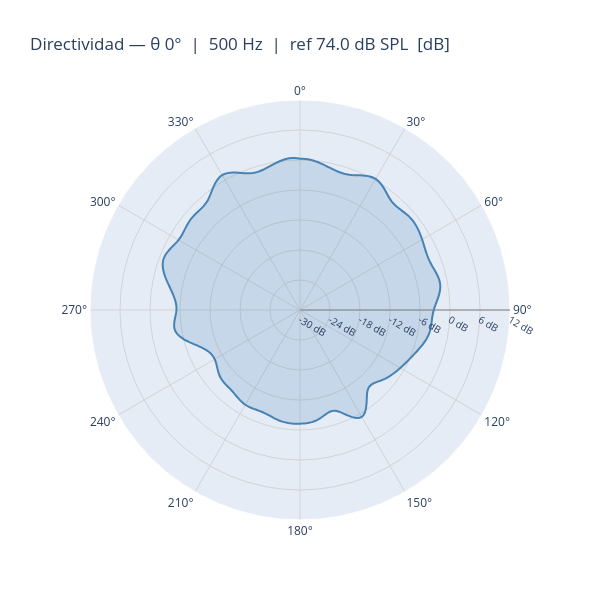

Source (notebook cell):
### Code cell
ma.plot_polar_2d(
    theta=0,
    source='directivity',
    freq=500,           # None = broadband
    db_range=[-30, 12],
    tick_step=6,
)

### Figure 1 — Plotly figure (JSON) as saved in the notebook; plotly's stock layout.template omitted (floating-point values rounded to 4 significant figures; data arrays with more than 128 entries replaced by an {"elided": "..."} marker saying what was removed)
{"data": [{"fill": "toself", "fillcolor": "rgba(70,130,180,0.2)", "line": {"color": "steelblue", "width": 2}, "mode": "lines", "name": "θ 0°", "r": {"elided": "361 float values"}, "theta": {"elided": "361 int values"}, "type": "scatterpolar"}], "layout": {"height": 600, "polar": {"angularaxis": {"direction": "clockwise", "gridcolor": "lightgrey", "rotation": 90, "tickmode": "array", "ticktext": ["0°", "30°", "60°", "90°", "120°", "150°", "180°", "210°", "240°", "270°", "300°", "330°"], "tickvals": [0, 30, 60, 90, 120, 150, 180, 210, 240, 270, 300, 330]}, "radialaxis": {"gridcolor": "lightgrey", "linecolor": "grey", "range": [0, 42], "showline": true, "tickfont": {"size": 10}, "ticktext": ["-30 dB", "-24 dB", "-18 dB", "-12 dB", "-6 dB", "0 dB", "6 dB", "12 dB"], "tickvals": [0, 6, 12, 18, 24, 30, 36, 42]}}, "title": {"text": "Directividad — θ 0°  |  500 Hz  |  ref 74.0 dB SPL  [dB]"}, "width": 600}}
